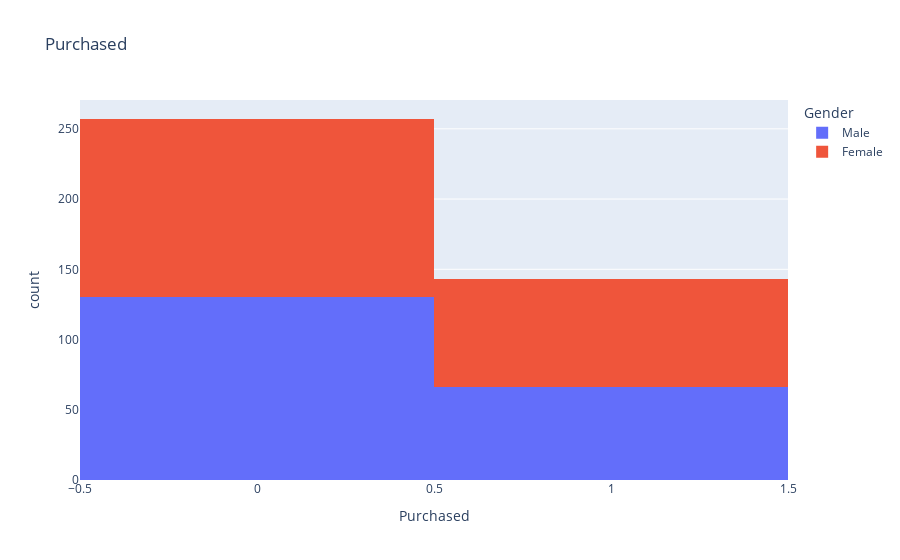

Notebook code cell kept with this figure:
### Markdown cell above
Karena data Kosong noll maka kita tidak usah melakukan imputasi

### Code cell
px.histogram(df, x='Purchased', color='Gender', title='Purchased')

### Figure 1 — Plotly figure (JSON) as saved in the notebook; plotly's stock layout.template omitted (floating-point values rounded to 4 significant figures; data arrays with more than 128 entries replaced by an {"elided": "..."} marker saying what was removed)
{"data": [{"alignmentgroup": "True", "bingroup": "x", "hovertemplate": "Gender=Male<br>Purchased=%{x}<br>count=%{y}<extra></extra>", "legendgroup": "Male", "marker": {"color": "#636efa", "pattern": {"shape": ""}}, "name": "Male", "offsetgroup": "Male", "orientation": "v", "showlegend": true, "type": "histogram", "x": {"elided": "196 int values"}, "xaxis": "x", "yaxis": "y"}, {"alignmentgroup": "True", "bingroup": "x", "hovertemplate": "Gender=Female<br>Purchased=%{x}<br>count=%{y}<extra></extra>", "legendgroup": "Female", "marker": {"color": "#EF553B", "pattern": {"shape": ""}}, "name": "Female", "offsetgroup": "Female", "orientation": "v", "showlegend": true, "type": "histogram", "x": {"elided": "204 int values"}, "xaxis": "x", "yaxis": "y"}], "layout": {"autosize": true, "barmode": "relative", "legend": {"title": {"text": "Gender"}, "tracegroupgap": 0}, "title": {"text": "Purchased"}, "xaxis": {"anchor": "y", "autorange": true, "domain": [0, 1], "range": [-0.5, 1.5], "title": {"text": "Purchased"}, "type": "linear"}, "yaxis": {"anchor": "x", "autorange": true, "domain": [0, 1], "range": [0, 270.5], "title": {"text": "count"}}}}
